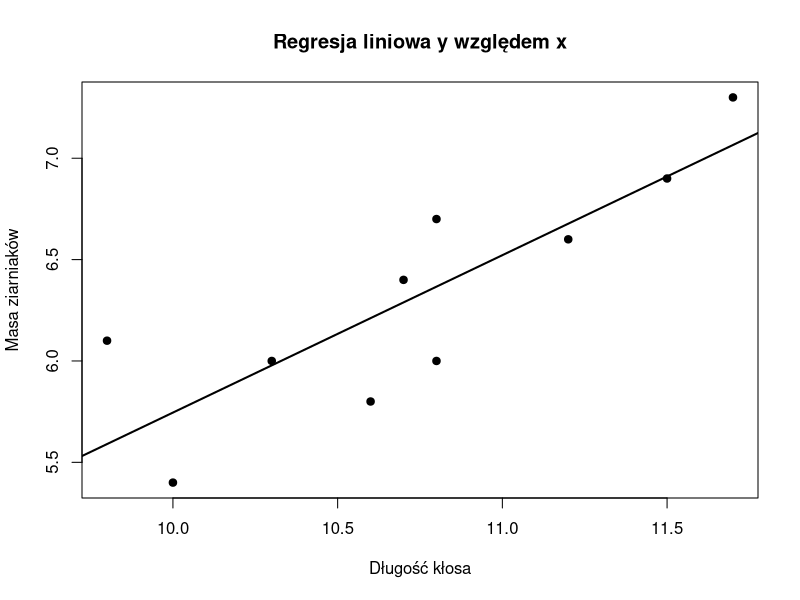

Here is the R script that generated this plot:
x <- c(10.8, 11.7, 10.3, 11.2, 10, 10.8, 10.6, 10.7, 9.8, 11.5)
y <- c(6.7, 7.3, 6, 6.6, 5.4, 6, 5.8, 6.4, 6.1, 6.9)

correlation <- cor(x, y, method = "pearson")
correlation

cor.test(x, y)

model <- lm(y ~ x)
summary(model)

plot(x, y,
     main = "Regresja liniowa y względem x",
     xlab = "Długość kłosa",
     ylab = "Masa ziarniaków",
     pch = 19)

abline(model, lwd = 2)
